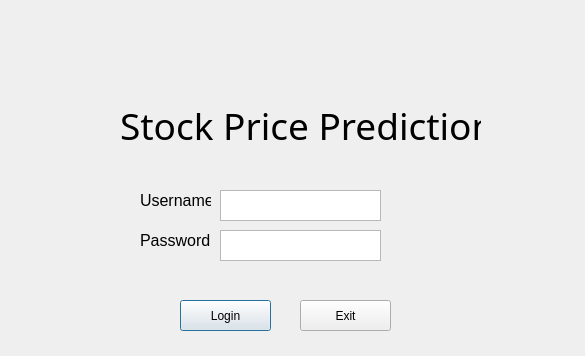
<?xml version="1.0" encoding="UTF-8"?>
<ui version="4.0">
 <class>Dialog</class>
 <widget class="QDialog" name="Dialog">
  <property name="geometry">
   <rect>
    <x>0</x>
    <y>0</y>
    <width>585</width>
    <height>356</height>
   </rect>
  </property>
  <property name="windowTitle">
   <string>Dialog</string>
  </property>
  <widget class="QTextEdit" name="txtUsername">
   <property name="geometry">
    <rect>
     <x>220</x>
     <y>190</y>
     <width>161</width>
     <height>31</height>
    </rect>
   </property>
   <property name="html">
    <string>&lt;!DOCTYPE HTML PUBLIC &quot;-//W3C//DTD HTML 4.0//EN&quot; &quot;http://www.w3.org/TR/REC-html40/strict.dtd&quot;&gt;
&lt;html&gt;&lt;head&gt;&lt;meta name=&quot;qrichtext&quot; content=&quot;1&quot; /&gt;&lt;style type=&quot;text/css&quot;&gt;
p, li { white-space: pre-wrap; }
&lt;/style&gt;&lt;/head&gt;&lt;body style=&quot; font-family:'MS Shell Dlg 2'; font-size:8.25pt; font-weight:400; font-style:normal;&quot;&gt;
&lt;p style=&quot;-qt-paragraph-type:empty; margin-top:0px; margin-bottom:0px; margin-left:0px; margin-right:0px; -qt-block-indent:0; text-indent:0px;&quot;&gt;&lt;br /&gt;&lt;/p&gt;&lt;/body&gt;&lt;/html&gt;</string>
   </property>
  </widget>
  <widget class="QLabel" name="label">
   <property name="geometry">
    <rect>
     <x>140</x>
     <y>190</y>
     <width>71</width>
     <height>21</height>
    </rect>
   </property>
   <property name="font">
    <font>
     <pointsize>12</pointsize>
    </font>
   </property>
   <property name="text">
    <string>Username</string>
   </property>
  </widget>
  <widget class="QLabel" name="label_2">
   <property name="geometry">
    <rect>
     <x>140</x>
     <y>230</y>
     <width>71</width>
     <height>21</height>
    </rect>
   </property>
   <property name="font">
    <font>
     <pointsize>12</pointsize>
    </font>
   </property>
   <property name="text">
    <string>Password</string>
   </property>
  </widget>
  <widget class="QTextEdit" name="txtPassword">
   <property name="geometry">
    <rect>
     <x>220</x>
     <y>230</y>
     <width>161</width>
     <height>31</height>
    </rect>
   </property>
  </widget>
  <widget class="QPushButton" name="btnLogin">
   <property name="geometry">
    <rect>
     <x>180</x>
     <y>300</y>
     <width>91</width>
     <height>31</height>
    </rect>
   </property>
   <property name="text">
    <string>Login</string>
   </property>
  </widget>
  <widget class="QPushButton" name="btnExit">
   <property name="geometry">
    <rect>
     <x>300</x>
     <y>300</y>
     <width>91</width>
     <height>31</height>
    </rect>
   </property>
   <property name="text">
    <string>Exit</string>
   </property>
  </widget>
  <widget class="QLabel" name="label_3">
   <property name="geometry">
    <rect>
     <x>120</x>
     <y>90</y>
     <width>361</width>
     <height>71</height>
    </rect>
   </property>
   <property name="font">
    <font>
     <family>Modern No. 20</family>
     <pointsize>28</pointsize>
    </font>
   </property>
   <property name="text">
    <string>Stock Price Prediction</string>
   </property>
  </widget>
 </widget>
 <resources/>
 <connections/>
</ui>
